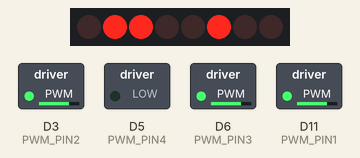
Recording of a sketch running on a simulated STM32 Nucleo. On the bench: 8 shift-register outputs drawn as a row of LEDs (first output left, lit = HIGH), switched loads named in the sketch (green lamp = pin HIGH). Wiring (inferred from the names in the program): shift register (74HC595): data D8; shift clock D4; latch D12; OE D7. Wiring (inferred from the signals the program sends): row of LEDs: on Q0, Q1, Q2, Q3, Q4, Q5, Q6, Q7. Pins used as bus, display or sensor lines are not drawn.

Above: at 0.05 s.
At 5.95 s:
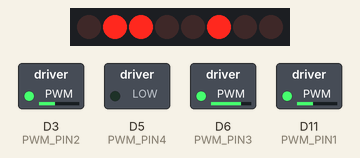
At 8.95 s:
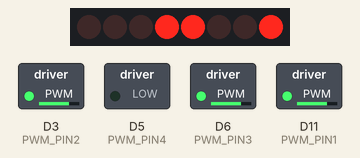
At 11.95 s:
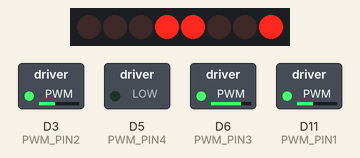
Timing chart, 0 to 13.8 s (numbered marks = the images above):
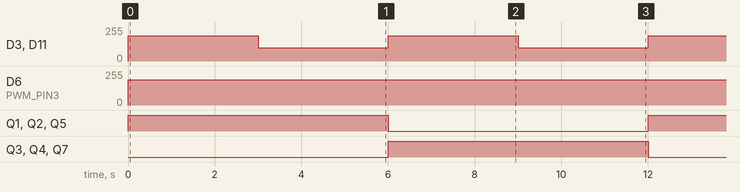

Measured:
- by itself, D3 (PWM_PIN2), D11 (PWM_PIN1): alternates 190/255 for 3.0 s and 100/255 for 3.0 s
- by itself, D6 (PWM_PIN3): 0/255 → 190/255 at 0.00 s
- by itself, Q1–5, Q7: alternates HIGH for 6.0 s and LOW for 6.0 s

The sketch:

L293_Shield.ino
```cpp
/*
  SHIELD L293 Arduino sur STM32:

  Le shield Arduino L293 est conçu pour contrôler des moteurs DC
  ou des moteurs pas à pas en utilisant des signaux de commande
  provenant d'un microcontrôleur Arduino.

  Comme nous l’utiliserons sur une STM32 on définira les
  signaux PWM et les inputs de sens de la manière suivante

*/

//SIGNAUX PWM
#define PWM_PIN1 PA7  // Moteur 1 PIN-D11
#define PWM_PIN2 PB3  // Moteur 2 PIN-D3
#define PWM_PIN3 PB10 // Moteur 3 PIN-D6
#define PWM_PIN4 PB4  // Moteur 4 PIN-D5

//INPUT 74HC595N
#define PIN_DS   PA9 // SER   PIN-D8
#define PIN_STCP PA6 // RCLK  PIN-D12
#define PIN_SHCP PB5 // SRCLK PIN-D4
#define OE PA8       // OE  PIN-D7

//VARIABLES
#define numberOf74hc595 1                      // nb 74HC595N
#define numOfRegisterPins numberOf74hc595 * 8  // nb Pins
boolean registers[numOfRegisterPins];          //

void setup(){
  //PWM
  pinMode(PWM_PIN1, OUTPUT); // Moteur 1
  pinMode(PWM_PIN2, OUTPUT); // Moteur 2
  pinMode(PWM_PIN3, OUTPUT); // Moteur 3
  pinMode(PWM_PIN4, OUTPUT); // Moteur 4

  //74HC595N
  pinMode(PIN_DS, OUTPUT);   // SER
  pinMode(PIN_STCP, OUTPUT); // RCLK
  pinMode(PIN_SHCP, OUTPUT); // SRCLK
  pinMode(OE, OUTPUT);       // OE
  digitalWrite(OE, LOW);     // OE = LOW

  //INITIALISATION DE 74HC595N
  clearRegisters();
  writeRegisters();
}

void clearRegisters(){
  for(int i = numOfRegisterPins - 1; i >=  0; i--){
     registers[i] = LOW;
  }
}

void writeRegisters(){
  digitalWrite(PIN_STCP, LOW);
  for(int i = numOfRegisterPins - 1; i >=  0; i--){
    digitalWrite(PIN_SHCP, LOW);
    int val = registers[i];
    digitalWrite(PIN_DS, val);
    digitalWrite(PIN_SHCP, HIGH);
  }
  digitalWrite(PIN_STCP, HIGH);
}

void setRegisterPin(int index, int value){
  registers[index] = value;
}

void motorsDirections(int M1, int M2, int M3, int M4){
  if(M1 == 1){
    setRegisterPin(2, HIGH); // Moteur 1 A
    setRegisterPin(3, LOW);  // Moteur 1 B
  } else if(M1 == -1){
    setRegisterPin(2, LOW);  // Moteur 1 A
    setRegisterPin(3, HIGH); // Moteur 1 B
  } else{
    setRegisterPin(2, LOW); // Moteur 1 A
    setRegisterPin(3, LOW); // Moteur 1 A
  }

  if(M2 == 1){
    setRegisterPin(1, HIGH);  // Moteur 2 A
    setRegisterPin(4, LOW);   // Moteur 2 B
  } else if(M2 == -1){
    setRegisterPin(1, LOW);   // Moteur 2 A
    setRegisterPin(4, HIGH);  // Moteur 2 B
  } else{
    setRegisterPin(1, LOW);  // Moteur 2 A
    setRegisterPin(4, LOW);  // Moteur 2 B
  }

  if(M3 == 1){
    setRegisterPin(0, HIGH);  // Moteur 3 A
    setRegisterPin(6, LOW);   // Moteur 3 B
  } else if(M3 == -1){
    setRegisterPin(0, LOW);   // Moteur 3 A
    setRegisterPin(6, HIGH);  // Moteur 3 B
  } else{
    setRegisterPin(0, LOW);  // Moteur 3 A
    setRegisterPin(6, LOW);  // Moteur 3 B
  }

  if(M4 == 1){
    setRegisterPin(5, HIGH); // Moteur 4 A
    setRegisterPin(7, LOW);  // Moteur 4 B
  } else if(M4 == -1){
    setRegisterPin(5, LOW);  // Moteur 4 A
    setRegisterPin(7, HIGH); // Moteur 4 B
  } else{
    setRegisterPin(5, LOW); // Moteur 4 A
    setRegisterPin(7, LOW); // Moteur 4 B
  }

  writeRegisters(); //Write Registers
}

void motorsSpeed(int spM1, int spM2, int spM3, int spM4){
  analogWrite(PWM_PIN1, spM1); // Vitesse Moteur 1
  analogWrite(PWM_PIN2, spM2); // Vitesse Moteur 2
  analogWrite(PWM_PIN3, spM3); // Vitesse Moteur 3
  analogWrite(PWM_PIN4, spM4); // Vitesse Moteur 4
}

void loop(){

  motorsDirections(1,1,0,1); // Sens de rotations des Moteurs
  motorsSpeed(190,190,190,0);  // Vitesse des Moteurs
  delay(3000);
  motorsSpeed(100,100,190,0);  // Vitesse des Moteurs
  delay(3000);

  motorsDirections(-1,-1,0,-1); // Sens de rotations des Moteurs
  motorsSpeed(190,190,190,0);    // Vitesse des Moteurs
  delay(3000);
  motorsSpeed(100,100,190,0);    // Vitesse des Moteurs
  delay(3000);

}
```
